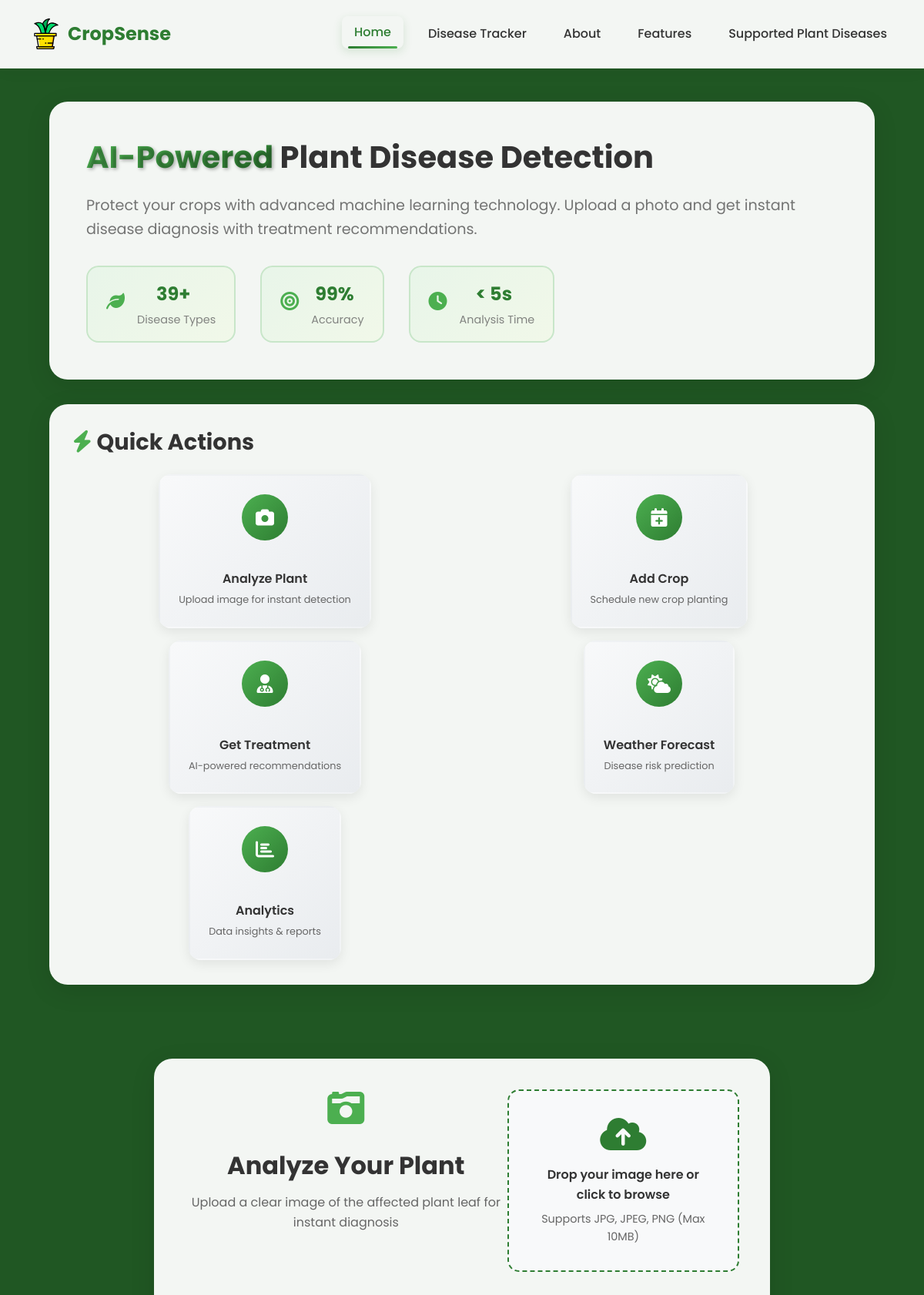
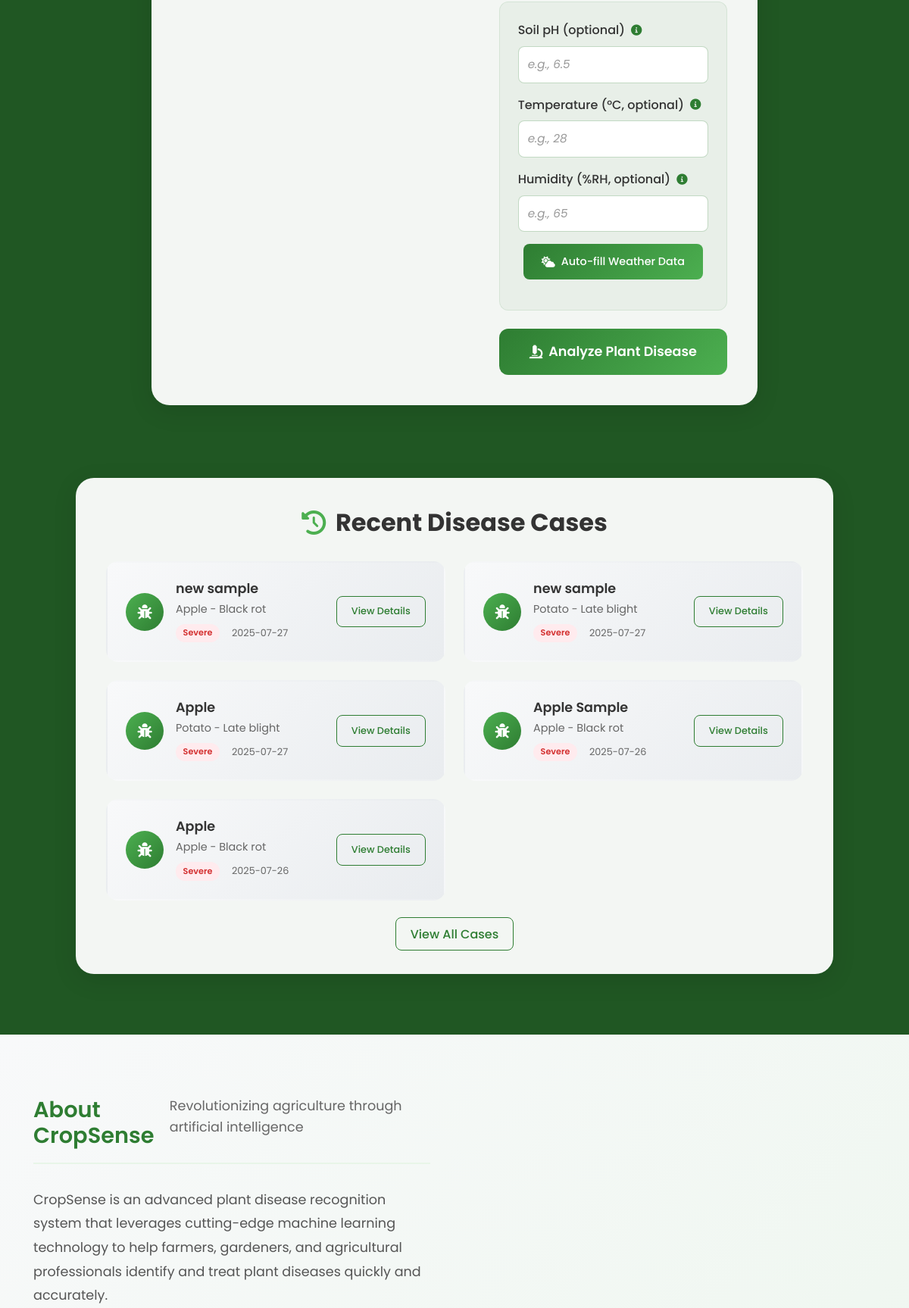
The page / (upper part) on the database its author committed (2 pictures, top to bottom).
### tables this page shows
CREATE TABLE disease_cases (
                id TEXT PRIMARY KEY,
                plant_name TEXT NOT NULL,
                initial_disease TEXT NOT NULL,
                initial_confidence REAL NOT NULL,
                initial_severity TEXT NOT NULL,
                initial_health_score INTEGER NOT NULL,
                initial_image_path TEXT NOT NULL,
                created_date TEXT NOT NULL,
                status TEXT DEFAULT 'active',
                notes TEXT
            , environmental_data TEXT, environmental_risk_score REAL, confidence_adjustment REAL);

### app.py (the view)
@app.route('/',methods = ['GET'])
def home():
    try:
        recent_cases = db_tracker.get_all_cases()[:5]  # Last 5 cases
        active_alerts = crop_calendar.get_active_alerts()[:3]  # Top 3 alerts
        farm_health = analytics.generate_farm_health_score()
        return render_template('home.html',
                             recent_cases=recent_cases,
                             active_alerts=active_alerts,
                             farm_health=farm_health)
    except Exception as e:
        print(f"Error loading home page data: {e}")
        return render_template('home.html',
                             recent_cases=[],
                             active_alerts=[],
                             farm_health={'overall_score': 85, 'status': 'Good', 'factors': ['No data available'], 'recent_cases': 0, 'avg_plant_health': 85})

### crop_calendar.py (called while the page is built)
    def get_active_alerts(self, user_id="default"):
        conn = None
        try:
            conn = sqlite3.connect(self.db_path, timeout=30.0)
            cursor = conn.cursor()
            today = datetime.now().strftime('%Y-%m-%d')
            cursor.execute('''
                SELECT ca.*, cc.crop_type, cc.field_location
                FROM calendar_alerts ca
                JOIN crop_calendar cc ON ca.calendar_id = cc.id
                WHERE cc.user_id = ? AND ca.alert_date <= ? AND ca.is_read = FALSE
                ORDER BY ca.priority DESC, ca.alert_date ASC
            ''', (user_id, today))
            alerts = cursor.fetchall()
            return alerts
        except Exception as e:
            print(f"Error getting alerts: {e}")
            return []
        finally:
            if conn:
                conn.close()

### database.py (called while the page is built)
    def get_all_cases(self):
        conn = sqlite3.connect(self.db_path)
        cursor = conn.cursor()
        cursor.execute('''
            SELECT id, plant_name, initial_disease, initial_severity,
                   created_date, status
            FROM disease_cases
            ORDER BY created_date DESC
        ''')
        cases = cursor.fetchall()
        conn.close()
        return cases

### templates/home.html (shortened to what this page needs)
<!DOCTYPE html>
<html lang="en">
  <head>
    <link rel="stylesheet" href="../static/css/bootstrap.min.css" />
    <link rel="stylesheet" href="../static/css/style.css" />
    <link
      href="https://cdnjs.cloudflare.com/ajax/libs/font-awesome/6.0.0/css/all.min.css"
      rel="stylesheet"
    />
    <link rel="stylesheet" href="../static/css/weather-autofill.css" />
  </head>
  <body>
    <nav class="modern-navbar">
      <div class="nav-container">
        <div class="nav-brand">
          <img
            src="../static/images/logo.svg"
            alt="CropSense"
            class="nav-logo"
          />
          <span class="brand-text">CropSense</span>
        </div>
        <div class="nav-links">
          <a href="/" class="nav-link active">Home</a>
          <a href="/disease-tracker" class="nav-link">Disease Tracker</a>
          <a href="#about" class="nav-link">About</a>
          <a href="#features" class="nav-link">Features</a>
          <a href="#supported-diseases" class="nav-link">Supported Plant Diseases</a>
        </div>
      </div>
    </nav>
    <section class="hero-section" id="home">
      <div class="hero-content">
        <div class="hero-container">
          <div class="top-row">
            <div class="hero-title-section">
              <h1 class="hero-title">
                <span class="title-highlight">AI-Powered</span>
                Plant Disease Detection
              </h1>
              <p class="hero-subtitle">
                Protect your crops with advanced machine learning technology. Upload
                a photo and get instant disease diagnosis with treatment
                recommendations.
              </p>
              <div class="hero-stats">
                <div class="stat-item">
                  <i class="fas fa-leaf"></i>
                  <div>
                    <span class="stat-number">39+</span>
                    <span class="stat-label">Disease Types</span>
                  </div>
                </div>
                <div class="stat-item">
                  <i class="fas fa-bullseye"></i>
                  <div>
                    <span class="stat-number">99%</span>
                    <span class="stat-label">Accuracy</span>
                  </div>
                </div>
                <div class="stat-item">
                  <i class="fas fa-clock"></i>
                  <div>
                    <span class="stat-number">< 5s</span>
                    <span class="stat-label">Analysis Time</span>
                  </div>
                </div>
              </div>
            </div>
            <div class="quick-actions-card">
              <h2 class="quick-actions-title">
                <i class="fas fa-bolt"></i>
                Quick Actions
              </h2>
              <div class="actions-grid">
                <a href="#upload-section" class="action-card" onclick="scrollToUpload()">
                  <div class="action-icon">
                    <i class="fas fa-camera"></i>
                  </div>
                  <div class="action-content">
                    <h3>Analyze Plant</h3>
                    <p>Upload image for instant detection</p>
                  </div>
                </a>
                <a href="/crop-calendar" class="action-card">
                  <div class="action-icon">
                    <i class="fas fa-calendar-plus"></i>
                  </div>
                  <div class="action-content">
                    <h3>Add Crop</h3>
                    <p>Schedule new crop planting</p>
                  </div>
                </a>
                <a href="/treatment-advisor" class="action-card">
                  <div class="action-icon">
                    <i class="fas fa-user-md"></i>
                  </div>
                  <div class="action-content">
                    <h3>Get Treatment</h3>
                    <p>AI-powered recommendations</p>
                  </div>
                </a>
                <a href="/weather-dashboard" class="action-card">
                  <div class="action-icon">
                    <i class="fas fa-cloud-sun"></i>
                  </div>
                  <div class="action-content">
                    <h3>Weather Forecast</h3>
                    <p>Disease risk prediction</p>
                  </div>
                </a>
                <a href="/analytics-dashboard" class="action-card">
                  <div class="action-icon">
                    <i class="fas fa-chart-bar"></i>
                  </div>
                  <div class="action-content">
                    <h3>Analytics</h3>
                    <p>Data insights & reports</p>
                  </div>
                </a>
              </div>
            </div>
          </div>
        </div>
        <div class="analyze-plant-section" id="analyze-section" data-section="main">
          <div class="upload-section" id="upload-section">
            <div class="upload-header" {% if result %}style="display: none;"{% endif %}>
              <i class="fas fa-camera-retro"></i>
              <h2 style="margin: 1rem 0;">Analyze Your Plant</h2>
              <p style="margin-bottom: 2rem;">
                Upload a clear image of the affected plant leaf for instant
                diagnosis
              </p>
            </div>
            <form
              action="/upload/"
              method="POST"
              enctype="multipart/form-data"
              class="upload-form"
            >
              <div class="file-upload-wrapper">
                <label for="file-input" class="file-upload-label">
                  <div class="upload-icon">
                    <i class="fas fa-cloud-upload-alt"></i>
                  </div>
                  <div class="upload-text">
                    <span class="upload-title" style="display: block; margin-bottom: 0.5rem;"
                      >Drop your image here or click to browse</span
                    >
                    <span class="upload-subtitle" style="display: block;"
                      >Supports JPG, JPEG, PNG (Max 10MB)</span
                    >
                  </div>
                </label>
              </div>
              <div class="env-fields">
                <div class="form-group">
                  <label for="soil-ph">Soil pH (optional)
                    <i class="fas fa-info-circle" title="Use a simple soil pH meter or test kit. If unknown, leave blank."></i>
                  </label>
                  <input type="number" step="0.1" min="3" max="10" name="soil_ph" id="soil-ph" class="form-control" placeholder="e.g., 6.5">
                </div>
                <div class="form-group">
                  <label for="temperature">Temperature (°C, optional)
                    <i class="fas fa-info-circle" title="Outdoor temperature. Use a thermometer or auto-fill with weather."></i>
                  </label>
                  <input type="number" step="0.1" name="temperature" id="temperature" class="form-control" placeholder="e.g., 28">
                </div>
                <div class="form-group">
                  <label for="humidity">Humidity (%RH, optional)
                    <i class="fas fa-info-circle" title="Relative humidity. Use a hygrometer or auto-fill with weather."></i>
                  </label>
                  <input type="number" step="0.1" name="humidity" id="humidity" class="form-control" placeholder="e.g., 65">
                </div>
                <button type="button" class="weather-autofill-btn" id="fetch-weather-btn" style="margin-bottom: 1rem;" onclick="autoFillWeather('temperature', 'humidity', 'fetch-weather-btn')">
                  <i class="fas fa-cloud-sun"></i> Auto-fill Weather Data
                </button>
              </div>
              <button type="submit" class="analyze-btn">
                <i class="fas fa-microscope"></i>
                Analyze Plant Disease
              </button>
            </form>
          </div>
        </div>
        <div class="recent-cases-section">
          <div class="recent-cases">
            <h2><i class="fas fa-history"></i> Recent Disease Cases</h2>
            {% if recent_cases %}
            <div class="cases-list">
              {% for case in recent_cases %}
              <div class="case-item">
                <div class="case-icon">
                  <i class="fas fa-bug"></i>
                </div>
                <div class="case-content">
                  <h4>{{case[1]}}</h4>
                  <p class="case-disease">{{case[2].replace('___', ' - ').replace('_', ' ')}}</p>
                  <div class="case-meta">
                    <span class="severity-badge severity-{{case[3].lower()}}">{{case[3]}}</span>
                    <span class="case-date">{{case[4][:10]}}</span>
                  </div>
                </div>
                <div class="case-actions">
                  <a href="/case/{{case[0]}}" class="btn-sm btn-outline">View Details</a>
                </div>
              </div>
              {% endfor %}
            </div>
            <div class="cases-footer">
              <a href="/disease-tracker" class="btn-outline">View All Cases</a>
            </div>
            {% endif %}
          </div>
        </div>
          </div>
    </section>
    <section class="about-section" id="about">
      <div class="container">
        <div class="about-content">
          <div class="about-text">
            <div class="section-header">
              <h2>About CropSense</h2>
              <p>Revolutionizing agriculture through artificial intelligence</p>
            </div>
            <div class="about-description">
              <p>
                CropSense is an advanced plant disease recognition system that
                leverages cutting-edge machine learning technology to help
                farmers, gardeners, and agricultural professionals identify and
                treat plant diseases quickly and accurately.
              </p>
            </div>
          </div>
        </div>
      </div>
    </section>
  </body>
</html>

### static/css/weather-autofill.css (style rules this page uses)
.weather-autofill-btn { display: inline-flex; align-items: center; gap: 0.5rem; padding: 0.6rem 1rem; background: linear-gradient(135deg, #2196f3, #64b5f6); color: white; border: none; border-radius: 8px; font-size: 0.9rem; font-weight: 500; cursor: pointer; transition: all 0.3s ease; text-decoration: none; }

### rows shown on the page
disease_cases: plant_name "new sample", initial_disease "Apple - Black rot", initial_severity "Severe", created_date "2025-07-27"
disease_cases: plant_name "new sample", initial_disease "Potato - Late blight", initial_severity "Severe", created_date "2025-07-27"
disease_cases: plant_name "Apple", initial_disease "Potato - Late blight", initial_severity "Severe", created_date "2025-07-27"
disease_cases: plant_name "Apple Sample", initial_disease "Apple - Black rot", initial_severity "Severe", created_date "2025-07-26"
disease_cases: plant_name "Apple", initial_disease "Apple - Black rot", initial_severity "Severe", created_date "2025-07-26"
